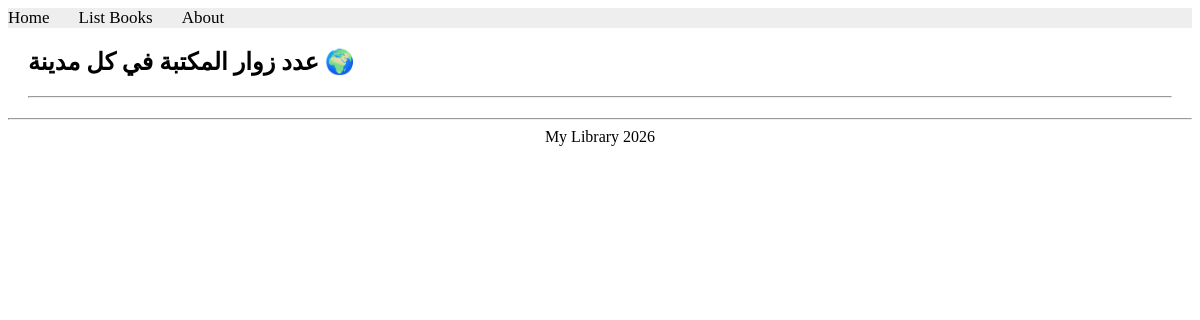
The app's page /books/lab8/task7/, older data.
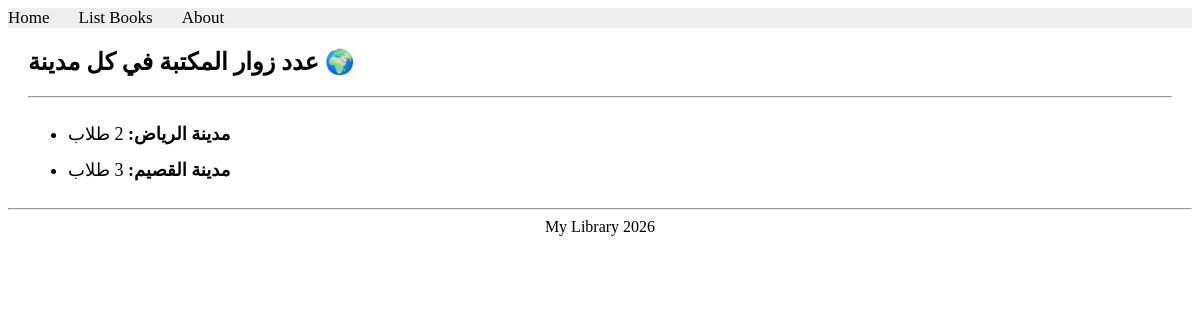
The same page, newer data.
### apps/bookmodule/models.py (models this page shows)
class Address(models.Model):
    city = models.CharField(max_length=50)

### apps/bookmodule/views.py (the view)
# urls.py: path('lab8/task7/', views.task7, name="books.task7"),
def task7(request):
    cities = Address.objects.annotate(student_count=Count('student'))
    return render(request, 'bookmodule/task7.html', {'cities': cities})

### apps/templates/bookmodule/task7.html (shortened to what this page needs)
{% extends "layouts/base.html" %}
{% block content %}
<div style="margin: 20px;">
    <h2>عدد زوار المكتبة في كل مدينة 🌍</h2>
    <hr>
    <ul style="font-size: 18px; line-height: 2;">
        {% for obj in cities %}
            <li><strong>مدينة {{ obj.city }}:</strong> {{ obj.student_count }} طلاب</li>
        {% endfor %}
    </ul>
</div>
{% endblock content %}

Row changes from the older to the newer data that the page shows:
added Address: city "الرياض"
added Address: city "القصيم"
